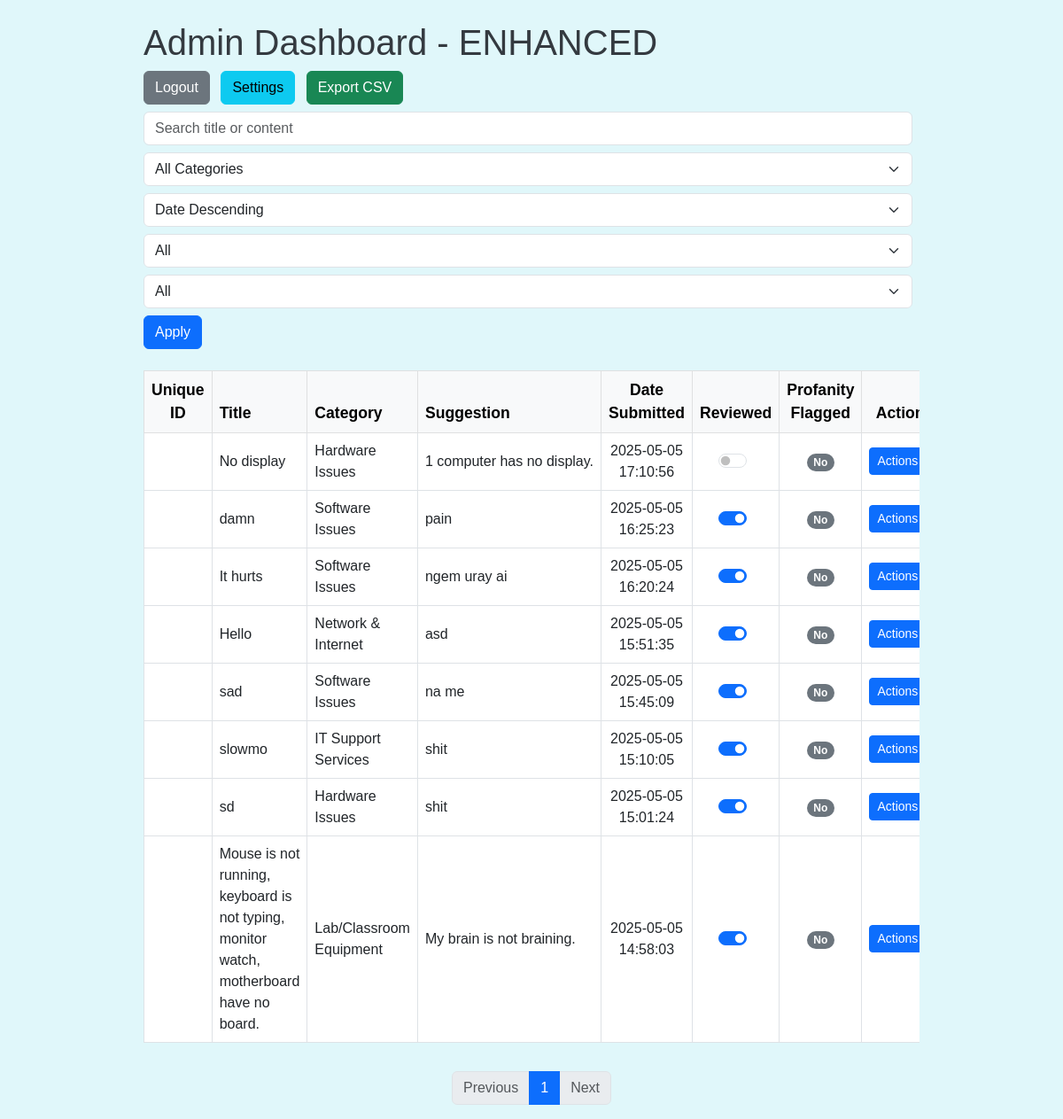
The app's page /admin/dashboard (signed in) with its own data.
### app.py (models this page shows)
class Suggestion(db.Model):
    id = db.Column(db.Integer, primary_key=True)
    title = db.Column(db.String(255), nullable=False)
    content = db.Column(db.Text, nullable=False)
    category = db.Column(db.String(100), nullable=False)
    date_submitted = db.Column(db.DateTime, default=datetime.datetime.utcnow)
    reviewed = db.Column(db.Boolean, default=False)
    archived = db.Column(db.Boolean, default=False)
    profanity_flagged = db.Column(db.Boolean, default=False)

### app.py (the view)
@app.route('/admin/dashboard')
@login_required
def admin_dashboard():
    sort_by = request.args.get('sort_by', 'date_desc')
    filter_reviewed = request.args.get('filter_reviewed', 'all')
    filter_profanity = request.args.get('filter_profanity', 'all')
    filter_category = request.args.get('filter_category', 'all')
    search_query = request.args.get('search', '').strip()
    page = int(request.args.get('page', 1))
    per_page = 10
    suggestions_query = Suggestion.query.filter_by(archived=False)
    if filter_reviewed == 'reviewed':
        suggestions_query = suggestions_query.filter_by(reviewed=True)
    elif filter_reviewed == 'unreviewed':
        suggestions_query = suggestions_query.filter_by(reviewed=False)
    if filter_profanity == 'flagged':
        suggestions_query = suggestions_query.filter_by(profanity_flagged=True)
    elif filter_profanity == 'not_flagged':
        suggestions_query = suggestions_query.filter_by(profanity_flagged=False)
    if filter_category != 'all':
        suggestions_query = suggestions_query.filter_by(category=filter_category)
    if search_query:
        search_pattern = f"%{search_query}%"
        suggestions_query = suggestions_query.filter(
            (Suggestion.title.ilike(search_pattern)) | (Suggestion.content.ilike(search_pattern))
        )
    if sort_by == 'date_asc':
        suggestions_query = suggestions_query.order_by(Suggestion.date_submitted.asc())
    else:
        suggestions_query = suggestions_query.order_by(Suggestion.date_submitted.desc())
    total = suggestions_query.count()
    suggestions = suggestions_query.offset((page - 1) * per_page).limit(per_page).all()
    total_pages = ceil(total / per_page)
    settings = Settings.query.first()
    profanity_filter_enabled = settings.profanity_filter_enabled if settings else True
    categories = [c[0] for c in db.session.query(Suggestion.category).distinct().all()]
    return render_template('admin_dashboard.html', suggestions=suggestions, profanity_filter_enabled=profanity_filter_enabled,
                           total_pages=total_pages, current_page=page, categories=categories,
                           filter_category=filter_category, search_query=search_query)

### app.py (called while the page is built)
def login_required(f):
    @wraps(f)
    def decorated_function(*args, **kwargs):
        if 'admin_id' not in session:
            flash('Please log in to access this page.', 'warning')
            return redirect(url_for('admin_login'))
        return f(*args, **kwargs)
    return decorated_function

### templates/admin_dashboard.html (shortened to what this page needs)
<!DOCTYPE html>
<html lang="en">
<head>
    <link href="https://cdn.jsdelivr.net/npm/bootstrap@5.3.0/dist/css/bootstrap.min.css" rel="stylesheet" />
    <link rel="stylesheet" href="{{ url_for('static', filename='style.css') }}" />
</head>
<body class="admin-page">
    <div class="container mt-4">
    <h1>Admin Dashboard - ENHANCED</h1>
    <div class="mb-3 d-flex justify-content-between align-items-center flex-wrap">
        <div class="mb-2">
            <a href="{{ url_for('admin_logout') }}" class="btn btn-secondary">Logout</a>
            <a href="{{ url_for('admin_settings') }}" class="btn btn-info ms-2">Settings</a>
            <a href="{{ url_for('export_csv') }}" class="btn btn-success ms-2">Export CSV</a>
        </div>
        <form class="d-flex flex-wrap align-items-center" method="get" action="{{ url_for('admin_dashboard') }}">
            <input type="text" name="search" class="form-control me-2 mb-2" placeholder="Search title or content" value="{{ search_query }}" />
<select name="filter_category" class="form-select me-2 mb-2" onchange="this.form.submit()">
    <option value="all" {% if filter_category == 'all' %}selected{% endif %}>All Categories</option>
</select>
            <select name="sort_by" class="form-select me-2 mb-2" onchange="this.form.submit()">
                <option value="date_desc" {% if request.args.get('sort_by') == 'date_desc' or not request.args.get('sort_by') %}selected{% endif %}>Date Descending</option>
            </select>
            <select name="filter_reviewed" class="form-select me-2 mb-2" onchange="this.form.submit()">
                <option value="all" {% if request.args.get('filter_reviewed') == 'all' or not request.args.get('filter_reviewed') %}selected{% endif %}>All</option>
            </select>
            <select name="filter_profanity" class="form-select me-2 mb-2" onchange="this.form.submit()">
                <option value="all" {% if request.args.get('filter_profanity') == 'all' or not request.args.get('filter_profanity') %}selected{% endif %}>All</option>
            </select>
            <button type="submit" class="btn btn-primary mb-2">Apply</button>
        </form>
    </div>
<div class="table-responsive">
    <table class="table table-bordered align-middle" style="border-color: #dee2e6;">
        <thead class="table-light text-center">
            <tr>
                <th style="font-weight: 700; font-size: 1.1rem;">Unique ID</th>
                <th style="font-weight: 700; font-size: 1.1rem; text-align: left;">Title</th>
                <th style="font-weight: 700; font-size: 1.1rem; text-align: left;">Category</th>
                <th style="font-weight: 700; font-size: 1.1rem; text-align: left; max-width: 300px; white-space: nowrap; overflow: hidden; text-overflow: ellipsis;" title="Suggestion">Suggestion</th>
                <th style="font-weight: 700; font-size: 1.1rem;">Date Submitted</th>
                <th style="font-weight: 700; font-size: 1.1rem;">Reviewed</th>
                <th style="font-weight: 700; font-size: 1.1rem;">Profanity Flagged</th>
                <th style="font-weight: 700; font-size: 1.1rem;">Actions</th>
            </tr>
        </thead>
        <tbody>
            {% for suggestion in suggestions %}
            <tr style="background-color: {% if loop.index0 % 2 == 0 %}#ffffff{% else %}#f8f9fa{% endif %};">
                <td class="text-center">{{ suggestion.unique_id }}</td>
                <td style="text-align: left;">{{ suggestion.title }}</td>
                <td style="text-align: left;">{{ suggestion.category }}</td>
                <td style="text-align: left; max-width: 300px; white-space: nowrap; overflow: hidden; text-overflow: ellipsis;" title="{{ suggestion.content }}">{{ suggestion.content }}</td>
                <td class="text-center">{{ suggestion.date_submitted.strftime('%Y-%m-%d %H:%M:%S') }}</td>
                <td class="text-center">
                    <div class="form-check form-switch d-flex justify-content-center">
                        <form action="{{ url_for('mark_reviewed', suggestion_id=suggestion.id) }}" method="POST" id="reviewed-form-{{ suggestion.id }}">
                            <input class="form-check-input" type="checkbox" id="reviewedSwitch{{ suggestion.id }}" name="reviewed" onchange="document.getElementById('reviewed-form-{{ suggestion.id }}').submit();" {% if suggestion.reviewed %}checked{% endif %} />
                        </form>
                    </div>
                </td>
                <td class="text-center">
                    {% if suggestion.profanity_flagged %}
                        <span class="badge rounded-pill bg-danger">Yes</span>
                    {% else %}
                        <span class="badge rounded-pill bg-secondary">No</span>
                    {% endif %}
                </td>
                <td class="text-center">
                    <div class="btn-group">
                        <button type="button" class="btn btn-sm btn-primary dropdown-toggle" data-bs-toggle="dropdown" aria-expanded="false" title="Actions">
                            Actions
                        </button>
                    </div>
                </td>
            </tr>
            {% else %}
            <tr>
                <td colspan="8" class="text-center">No suggestions found.</td>
            </tr>
            {% endfor %}
        </tbody>
    </table>
</div>
    </div>
    <nav aria-label="Page navigation" class="mt-3">
        <ul class="pagination justify-content-center">
            {% if current_page > 1 %}
            <li class="page-item">
                <a class="page-link" href="{{ url_for('admin_dashboard', page=current_page-1, sort_by=request.args.get('sort_by'), filter_reviewed=request.args.get('filter_reviewed'), filter_profanity=request.args.get('filter_profanity'), filter_category=filter_category, search=search_query) }}">Previous</a>
            </li>
            {% else %}
            <li class="page-item disabled"><span class="page-link">Previous</span></li>
            {% endif %}
            {% for p in range(1, total_pages + 1) %}
            <li class="page-item {% if p == current_page %}active{% endif %}">
                <a class="page-link" href="{{ url_for('admin_dashboard', page=p, sort_by=request.args.get('sort_by'), filter_reviewed=request.args.get('filter_reviewed'), filter_profanity=request.args.get('filter_profanity'), filter_category=filter_category, search=search_query) }}">{{ p }}</a>
            </li>
            {% endfor %}
            {% if current_page < total_pages %}
            <li class="page-item">
                <a class="page-link" href="{{ url_for('admin_dashboard', page=current_page+1, sort_by=request.args.get('sort_by'), filter_reviewed=request.args.get('filter_reviewed'), filter_profanity=request.args.get('filter_profanity'), filter_category=filter_category, search=search_query) }}">Next</a>
            </li>
            {% else %}
            <li class="page-item disabled"><span class="page-link">Next</span></li>
            {% endif %}
        </ul>
    </nav>
</body>
</html>

### static/style.css (style rules this page uses)
body { background-color: #f8f9fa; font-family: Arial, sans-serif; }
body.admin-page { background-color: #e0f7fa; }
h1, h2, h3 { color: #343a40; }
.container { max-width: 900px; }

### records on screen
Suggestion: title "No display", category "Hardware Issues", content "1 computer has no display.", date_submitted "2025-05-05 17:10:56", profanity_flagged "No"
Suggestion: title "damn", category "Software Issues", content "pain", date_submitted "2025-05-05 16:25:23", reviewed "☑", profanity_flagged "No"
Suggestion: title "It hurts", category "Software Issues", content "ngem uray ai", date_submitted "2025-05-05 16:20:24", reviewed "☑", profanity_flagged "No"
Suggestion: title "Hello", category "Network & Internet", content "asd", date_submitted "2025-05-05 15:51:35", reviewed "☑", profanity_flagged "No"
Suggestion: title "sad", category "Software Issues", content "na me", date_submitted "2025-05-05 15:45:09", reviewed "☑", profanity_flagged "No"
Suggestion: title "slowmo", category "IT Support Services", content "shit", date_submitted "2025-05-05 15:10:05", reviewed "☑", profanity_flagged "No"
Suggestion: title "sd", category "Hardware Issues", content "shit", date_submitted "2025-05-05 15:01:24", reviewed "☑", profanity_flagged "No"
Suggestion: title "Mouse is not running, keyboard is not typing, monitor watch, motherboard have no board.", category "Lab/Classroom Equipment", content "My brain is not braining.", date_submitted "2025-05-05 14:58:03", reviewed "☑", profanity_flagged "No"

### other values on screen
{{ p }} "1"
